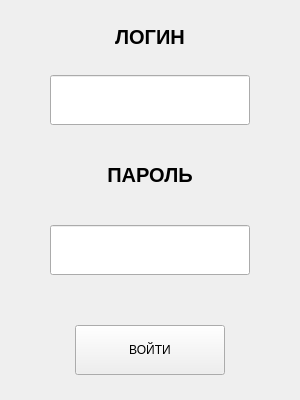
<?xml version="1.0" encoding="UTF-8"?>
<ui version="4.0">
 <class>logindialog</class>
 <widget class="QWidget" name="logindialog">
  <property name="geometry">
   <rect>
    <x>0</x>
    <y>0</y>
    <width>300</width>
    <height>400</height>
   </rect>
  </property>
  <property name="windowTitle">
   <string>Form</string>
  </property>
  <widget class="QLineEdit" name="passEdit">
   <property name="geometry">
    <rect>
     <x>50</x>
     <y>225</y>
     <width>200</width>
     <height>50</height>
    </rect>
   </property>
  </widget>
  <widget class="QLineEdit" name="loginEdit">
   <property name="geometry">
    <rect>
     <x>50</x>
     <y>75</y>
     <width>200</width>
     <height>50</height>
    </rect>
   </property>
  </widget>
  <widget class="QLabel" name="pass_label">
   <property name="geometry">
    <rect>
     <x>0</x>
     <y>150</y>
     <width>300</width>
     <height>50</height>
    </rect>
   </property>
   <property name="font">
    <font>
     <pointsize>15</pointsize>
     <weight>75</weight>
     <bold>true</bold>
    </font>
   </property>
   <property name="text">
    <string>ПАРОЛЬ</string>
   </property>
   <property name="alignment">
    <set>Qt::AlignCenter</set>
   </property>
  </widget>
  <widget class="QLabel" name="login_label">
   <property name="geometry">
    <rect>
     <x>0</x>
     <y>12</y>
     <width>300</width>
     <height>50</height>
    </rect>
   </property>
   <property name="font">
    <font>
     <pointsize>15</pointsize>
     <weight>75</weight>
     <bold>true</bold>
    </font>
   </property>
   <property name="layoutDirection">
    <enum>Qt::LeftToRight</enum>
   </property>
   <property name="text">
    <string>ЛОГИН</string>
   </property>
   <property name="alignment">
    <set>Qt::AlignCenter</set>
   </property>
  </widget>
  <widget class="QPushButton" name="loginBtn">
   <property name="geometry">
    <rect>
     <x>75</x>
     <y>325</y>
     <width>150</width>
     <height>50</height>
    </rect>
   </property>
   <property name="text">
    <string>ВОЙТИ</string>
   </property>
  </widget>
 </widget>
 <resources/>
 <connections/>
</ui>
